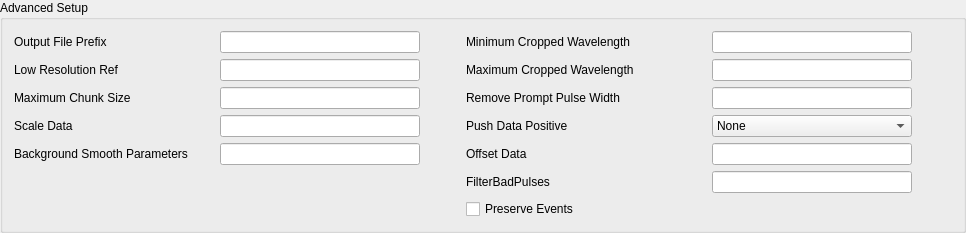
        <widget class="QGroupBox" name="advanced_options_group">
         <property name="sizePolicy">
          <sizepolicy hsizetype="Preferred" vsizetype="Preferred">
           <horstretch>0</horstretch>
           <verstretch>0</verstretch>
          </sizepolicy>
         </property>
         <property name="maximumSize">
          <size>
           <width>16777215</width>
           <height>16777215</height>
          </size>
         </property>
         <property name="title">
          <string>Advanced Setup</string>
         </property>
         <layout class="QVBoxLayout" name="verticalLayout_6">
          <item>
           <layout class="QGridLayout" name="gridLayout_2">
            <item row="2" column="3">
             <widget class="QLabel" name="label_10">
              <property name="minimumSize">
               <size>
                <width>200</width>
                <height>0</height>
               </size>
              </property>
              <property name="maximumSize">
               <size>
                <width>200</width>
                <height>16777215</height>
               </size>
              </property>
              <property name="toolTip">
               <string>&lt;html&gt;&lt;head/&gt;&lt;body&gt;&lt;p&gt;Width of events (in microseconds) near the prompt pulse to remove. 0 disables. &lt;/p&gt;&lt;/body&gt;&lt;/html&gt;</string>
              </property>
              <property name="text">
               <string>Remove Prompt Pulse Width</string>
              </property>
             </widget>
            </item>
            <item row="1" column="4">
             <widget class="QLineEdit" name="lineEdit_croppedWavelengthMax"/>
            </item>
            <item row="2" column="1">
             <widget class="QLineEdit" name="maxchunksize_edit">
              <property name="sizePolicy">
               <sizepolicy hsizetype="Expanding" vsizetype="Fixed">
                <horstretch>0</horstretch>
                <verstretch>0</verstretch>
               </sizepolicy>
              </property>
              <property name="minimumSize">
               <size>
                <width>200</width>
                <height>0</height>
               </size>
              </property>
              <property name="maximumSize">
               <size>
                <width>200</width>
                <height>16777215</height>
               </size>
              </property>
              <property name="baseSize">
               <size>
                <width>0</width>
                <height>0</height>
               </size>
              </property>
              <property name="toolTip">
               <string>&lt;html&gt;&lt;head/&gt;&lt;body&gt;&lt;p&gt;Enter maximum Gbytes of file to read in one chunk. &lt;/p&gt;&lt;/body&gt;&lt;/html&gt;</string>
              </property>
              <property name="statusTip">
               <string/>
              </property>
             </widget>
            </item>
            <item row="1" column="5">
             <spacer name="horizontalSpacer_3">
              <property name="orientation">
               <enum>Qt::Horizontal</enum>
              </property>
              <property name="sizeHint" stdset="0">
               <size>
                <width>40</width>
                <height>20</height>
               </size>
              </property>
             </spacer>
            </item>
            <item row="6" column="5">
             <spacer name="horizontalSpacer_6">
              <property name="orientation">
               <enum>Qt::Horizontal</enum>
              </property>
              <property name="sizeHint" stdset="0">
               <size>
                <width>40</width>
                <height>20</height>
               </size>
              </property>
             </spacer>
            </item>
            <item row="1" column="2">
             <spacer name="horizontalSpacer_2">
              <property name="orientation">
               <enum>Qt::Horizontal</enum>
              </property>
              <property name="sizeType">
               <enum>QSizePolicy::Preferred</enum>
              </property>
              <property name="sizeHint" stdset="0">
               <size>
                <width>40</width>
                <height>20</height>
               </size>
              </property>
             </spacer>
            </item>
            <item row="1" column="3">
             <widget class="QLabel" name="label_5">
              <property name="text">
               <string>Maximum Cropped Wavelength</string>
              </property>
             </widget>
            </item>
            <item row="0" column="3">
             <widget class="QLabel" name="label_6">
              <property name="minimumSize">
               <size>
                <width>240</width>
                <height>0</height>
               </size>
              </property>
              <property name="maximumSize">
               <size>
                <width>240</width>
                <height>16777215</height>
               </size>
              </property>
              <property name="text">
               <string>Minimum Cropped Wavelength</string>
              </property>
             </widget>
            </item>
            <item row="0" column="1">
             <widget class="QLineEdit" name="outputfileprefix_edit">
              <property name="sizePolicy">
               <sizepolicy hsizetype="Fixed" vsizetype="Fixed">
                <horstretch>0</horstretch>
                <verstretch>0</verstretch>
               </sizepolicy>
              </property>
              <property name="minimumSize">
               <size>
                <width>200</width>
                <height>0</height>
               </size>
              </property>
              <property name="maximumSize">
               <size>
                <width>200</width>
                <height>16777215</height>
               </size>
              </property>
             </widget>
            </item>
            <item row="3" column="3">
             <widget class="QLabel" name="pushdatapostive_labe">
              <property name="minimumSize">
               <size>
                <width>160</width>
                <height>0</height>
               </size>
              </property>
              <property name="maximumSize">
               <size>
                <width>120</width>
                <height>16777215</height>
               </size>
              </property>
              <property name="toolTip">
               <string>&lt;html&gt;&lt;head/&gt;&lt;body&gt;&lt;p&gt;Method/algorithm to process data if negative intensity in corrected diffraction data exists. &lt;/p&gt;&lt;/body&gt;&lt;/html&gt;</string>
              </property>
              <property name="text">
               <string>Push Data Positive</string>
              </property>
             </widget>
            </item>
            <item row="5" column="3">
             <widget class="QLabel" name="label_4">
              <property name="text">
               <string>FilterBadPulses</string>
              </property>
             </widget>
            </item>
            <item row="2" column="4">
             <widget class="QLineEdit" name="removepromptwidth_edit">
              <property name="sizePolicy">
               <sizepolicy hsizetype="Fixed" vsizetype="Fixed">
                <horstretch>0</horstretch>
                <verstretch>0</verstretch>
               </sizepolicy>
              </property>
              <property name="minimumSize">
               <size>
                <width>200</width>
                <height>0</height>
               </size>
              </property>
              <property name="maximumSize">
               <size>
                <width>200</width>
                <height>16777215</height>
               </size>
              </property>
              <property name="toolTip">
               <string>&lt;html&gt;&lt;head/&gt;&lt;body&gt;&lt;p&gt;Enter value for width of events (in microseconds) near the prompt pulse to remove&lt;/p&gt;&lt;/body&gt;&lt;/html&gt;</string>
              </property>
             </widget>
            </item>
            <item row="5" column="4">
             <widget class="QLineEdit" name="filterbadpulses_edit">
              <property name="toolTip">
               <string>&lt;html&gt;&lt;head/&gt;&lt;body&gt;&lt;p&gt;Check to filter out events measured while proton charge is more than 5% below average &lt;/p&gt;&lt;/body&gt;&lt;/html&gt;</string>
              </property>
             </widget>
            </item>
            <item row="1" column="1">
             <widget class="QLineEdit" name="lowres_edit">
              <property name="sizePolicy">
               <sizepolicy hsizetype="Fixed" vsizetype="Fixed">
                <horstretch>0</horstretch>
                <verstretch>0</verstretch>
               </sizepolicy>
              </property>
              <property name="minimumSize">
               <size>
                <width>200</width>
                <height>0</height>
               </size>
              </property>
              <property name="maximumSize">
               <size>
                <width>200</width>
                <height>16777215</height>
               </size>
              </property>
              <property name="toolTip">
               <string>&lt;html&gt;&lt;head/&gt;&lt;body&gt;&lt;p&gt;Enter value for reference DIFC for resolution removal.&lt;/p&gt;&lt;/body&gt;&lt;/html&gt;</string>
              </property>
             </widget>
            </item>
            <item row="0" column="4">
             <widget class="QLineEdit" name="cropwavelengthmin_edit">
              <property name="sizePolicy">
               <sizepolicy hsizetype="Preferred" vsizetype="Fixed">
                <horstretch>0</horstretch>
                <verstretch>0</verstretch>
               </sizepolicy>
              </property>
              <property name="minimumSize">
               <size>
                <width>200</width>
                <height>0</height>
               </size>
              </property>
              <property name="maximumSize">
               <size>
                <width>200</width>
                <height>16777215</height>
               </size>
              </property>
             </widget>
            </item>
            <item row="0" column="0">
             <widget class="QLabel" name="label_2">
              <property name="text">
               <string>Output File Prefix</string>
              </property>
             </widget>
            </item>
            <item row="1" column="0">
             <widget class="QLabel" name="low_resolution_label">
              <property name="sizePolicy">
               <sizepolicy hsizetype="Fixed" vsizetype="Preferred">
                <horstretch>0</horstretch>
                <verstretch>0</verstretch>
               </sizepolicy>
              </property>
              <property name="toolTip">
               <string>&lt;html&gt;&lt;head/&gt;&lt;body&gt;&lt;p&gt;Reference DIFC for resolution removal. Zero skips the correction.&lt;/p&gt;&lt;/body&gt;&lt;/html&gt;</string>
              </property>
              <property name="text">
               <string>Low Resolution Ref</string>
              </property>
             </widget>
            </item>
            <item row="3" column="4">
             <widget class="QComboBox" name="pushdatapos_combo">
              <property name="minimumSize">
               <size>
                <width>200</width>
                <height>0</height>
               </size>
              </property>
              <property name="maximumSize">
               <size>
                <width>200</width>
                <height>16777215</height>
               </size>
              </property>
              <property name="toolTip">
               <string>&lt;html&gt;&lt;head/&gt;&lt;body&gt;&lt;p&gt;Choose a method/algorithm to process negative intensity data. &lt;/p&gt;&lt;/body&gt;&lt;/html&gt;</string>
              </property>
              <item>
               <property name="text">
                <string>None</string>
               </property>
              </item>
              <item>
               <property name="text">
                <string>ResetToZero</string>
               </property>
              </item>
              <item>
               <property name="text">
                <string>AddMinimum</string>
               </property>
              </item>
             </widget>
            </item>
            <item row="2" column="0">
             <widget class="QLabel" name="label">
              <property name="minimumSize">
               <size>
                <width>200</width>
                <height>0</height>
               </size>
              </property>
              <property name="maximumSize">
               <size>
                <width>200</width>
                <height>16777215</height>
               </size>
              </property>
              <property name="toolTip">
               <string>&lt;html&gt;&lt;head/&gt;&lt;body&gt;&lt;p&gt;Specify maximum Gbytes of file to read in one chunk. Default is whole file. &lt;/p&gt;&lt;/body&gt;&lt;/html&gt;</string>
              </property>
              <property name="text">
               <string>Maximum Chunk Size</string>
              </property>
             </widget>
            </item>
            <item row="6" column="3">
             <widget class="QCheckBox" name="preserveevents_checkbox">
              <property name="maximumSize">
               <size>
                <width>160</width>
                <height>16777215</height>
               </size>
              </property>
              <property name="toolTip">
               <string>&lt;html&gt;&lt;head/&gt;&lt;body&gt;&lt;p&gt;Check to preserve events.  Uncheck to change from events to histograms.&lt;/p&gt;&lt;/body&gt;&lt;/html&gt;</string>
              </property>
              <property name="statusTip">
               <string>Check to calculate the absolute scale factor using the direct beam method.</string>
              </property>
              <property name="text">
               <string>Preserve Events</string>
              </property>
             </widget>
            </item>
            <item row="4" column="3">
             <widget class="QLabel" name="offsetdata_label">
              <property name="text">
               <string>Offset Data</string>
              </property>
             </widget>
            </item>
            <item row="3" column="0">
             <widget class="QLabel" name="label_3">
              <property name="text">
               <string>Scale Data</string>
              </property>
             </widget>
            </item>
            <item row="3" column="1">
             <widget class="QLineEdit" name="scaledata_edit">
              <property name="toolTip">
               <string>Constant to multiply the data by before writing out</string>
              </property>
             </widget>
            </item>
            <item row="4" column="0">
             <widget class="QLabel" name="label_bkgdsmooth">
              <property name="toolTip">
               <string>&lt;html&gt;&lt;head/&gt;&lt;body&gt;&lt;p&gt;Parameters to smooth background (can run) by FFT smooth algorithm.&lt;/p&gt;&lt;/body&gt;&lt;/html&gt;</string>
              </property>
              <property name="text">
               <string>Background Smooth Parameters</string>
              </property>
             </widget>
            </item>
            <item row="4" column="1">
             <widget class="QLineEdit" name="bkgdsmoothpar_edit">
              <property name="toolTip">
               <string>&lt;html&gt;&lt;head/&gt;&lt;body&gt;&lt;p&gt;Parameters to smooth background (can run) by FFT smooth algorithm.&lt;/p&gt;&lt;p&gt;Enter 2 integers.  The suggested values are &amp;quot;20, 2&amp;quot;. &lt;/p&gt;&lt;/body&gt;&lt;/html&gt;</string>
              </property>
             </widget>
            </item>
            <item row="4" column="4">
             <widget class="QLineEdit" name="offsetdata_edit">
              <property name="toolTip">
               <string>&lt;html&gt;&lt;head/&gt;&lt;body&gt;&lt;p&gt;Add a constant to the data&lt;/p&gt;&lt;/body&gt;&lt;/html&gt;</string>
              </property>
             </widget>
            </item>
           </layout>
          </item>
         </layout>
        </widget>
